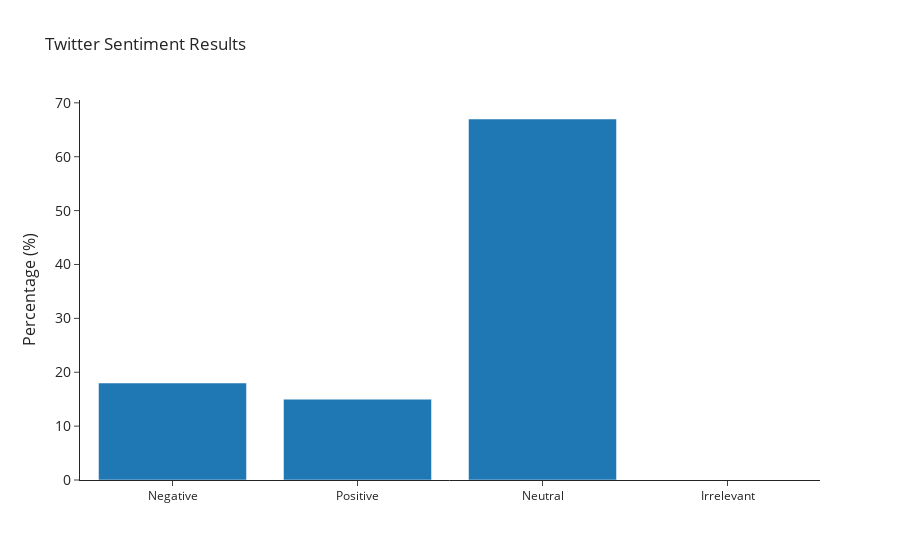

The notebook cell this image was saved under:
### Code cell
import plotly.graph_objects as go

sentiment = ["Negative","Positive","Neutral", "Irrelevant"]

fig = go.Figure([go.Bar(x=sentiment, y=[str(NBResultLabels.count('negative')), str(NBResultLabels.count('positive')), str(NBResultLabels.count('neutral')), str(NBResultLabels.count('irrelevant'))])])
fig.update_layout(title_text='Sentiment Results for Specific Keyword')

fig.update_layout(template = 'simple_white',
    title_text='Twitter Sentiment Results', 
    yaxis=dict(
    title='Percentage (%)',
    titlefont_size=16,
    tickfont_size=14,) ,
        
        
)

fig.show()

### Figure 1 — Plotly figure (JSON) as saved in the notebook; plotly's stock layout.template omitted (floating-point values rounded to 4 significant figures)
{"data": [{"type": "bar", "x": ["Negative", "Positive", "Neutral", "Irrelevant"], "y": ["18", "15", "67", "0"]}], "layout": {"title": {"text": "Twitter Sentiment Results"}, "yaxis": {"tickfont": {"size": 14}, "title": {"font": {"size": 16}, "text": "Percentage (%)"}}}}
